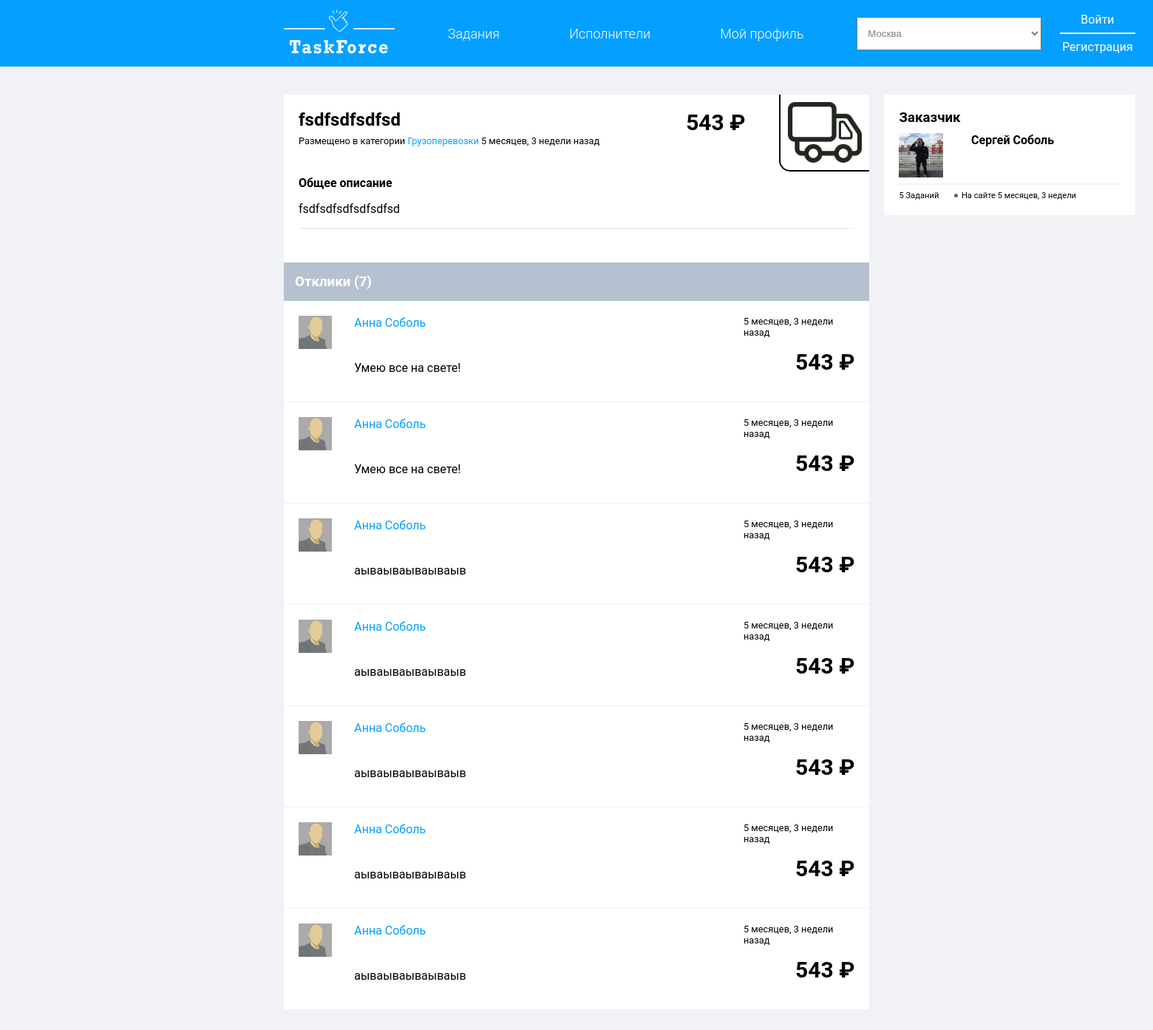
Page /tasks/7/ on the committed database.
### TaskForce/models.py (models this page shows, shortened)
class Task(models.Model):
    title = models.CharField(max_length=100, verbose_name='Заголовок')
    author = models.ForeignKey(User, on_delete=models.CASCADE, verbose_name='Автор', related_name='tasks')
    worker = models.OneToOneField(User, on_delete=models.SET_NULL, verbose_name='Исполнитель', blank=True, null=True,
                                  related_name='worker')
    desc = models.TextField('Описание')
    category = models.ForeignKey("Category", on_delete=models.CASCADE, verbose_name='Категория',
                                 related_name='task')
    cities = [
        ('moscow', 'Москва'),
        ("moscow_region", 'МО'),
        ('st-Petersburg', 'Санкт-Петербург'),
        ('krasnodar', 'Краснодар'),
        ('irkutsk', 'Иркутск'),
        ('vladivostok', 'Владивосток')
    ]
    statuses = [
        ('new', 'Новое'),
        ('canceled', 'Закрыто'),
        ('in_word', 'В работе'),
        ('completed', 'Выполнено'),
        ('failed', 'Провалено')
    ]
    status = models.CharField(max_length=100, verbose_name='Статус', choices=statuses, default='new')
    location = models.CharField(max_length=100, verbose_name='Локация', choices=cities)
    price = models.IntegerField('Бюджет', null=True, blank=True)
    created = models.DateTimeField('Дата создания', auto_now_add=True)
    period_of_execution = models.DateField('Срок исполнения')
    class Meta:
        verbose_name = 'Задание'
        verbose_name_plural = 'Задания'
        ordering = ['-created']

class Category(models.Model):
    name = models.CharField(max_length=100, unique=True)
    icon = models.ImageField('Заставка', upload_to='TaskForce/category_images/')
    def __str__(self):
        return self.name
    class Meta:
        verbose_name = 'Категория'
        verbose_name_plural = 'Категории'

class Application(models.Model):
    task = models.ForeignKey(Task, on_delete=models.CASCADE, related_name='applications')
    author = models.ForeignKey(User, on_delete=models.CASCADE, related_name='author')
    text = models.CharField(max_length=255, default='Я хочу выполнить задание!')
    price = models.IntegerField(blank=True, null=True, verbose_name='Цена')
    created = models.DateTimeField(auto_now_add=True)

class Profile(models.Model):
    user = models.OneToOneField(User, on_delete=models.CASCADE, related_name='profile')
    icon = models.ImageField('Иконка', upload_to='TaskForce/user_icons/',
                             default='TaskForce/user_icons/default_icon.jpg')
    is_customer = models.BooleanField('Заказчик', default=False)
    class Meta:
        verbose_name = 'Профиль'
        verbose_name_plural = 'Профили'

### TaskForce/views.py (the view, shortened to what this page needs)
# urls.py: path('tasks/<int:pk>/', ShowTask.as_view(), name='detail'),
class ShowTask(DetailView, FormView):
    model = Task
    template_name = 'TaskForce/detail.html'
    form_class = ApplicationForm
    def get_context_data(self, **kwargs):
        context = super().get_context_data(**kwargs)
        context['cities'] = Task.cities
        return context

### TaskForce/forms.py
class ApplicationForm(ModelForm):
    class Meta:
        model = Application
        fields = ('text', 'price')

### templates/TaskForce/detail.html (shortened to what this page needs)
{% extends 'TaskForce/layout.html' %}
{% load static %}
{% block cities %}
    {% for city in cities %}
        <option value="{{ city.0 }}">{{ city.1 }}</option>
    {% endfor %}
{% endblock %}
{% block content %}
    <section class="detail-task">
        <header class="detail-header">
            <h1 class="detail-title">{{ task.title }}</h1>
            <span class="detail-category">Размещено в категории <a href="{% url 'index' %}?category={{ task.category }}">
                {{ task.category }}</a>
                {{ task.created|timesince }} назад
            </span>
            <b class="detail-price">{{ task.price }} ₽</b>
            <img src="{{ task.category.icon.url }}" class="detail-category-icon">
        </header>
        <main>
            <b>Общее описание</b>
            <p>{{ task.desc }}</p>
        </main>
        <hr color="#f1f2f6">
    </section>
    <div class="answers-list">
            <header class="answers-header">
                <h3>Отклики ({{ task.applications.count }})</h3>
            </header>
            <main class="answers">
                {% for answer in task.applications.all %}
                    <section class="answer">
                        <img src="{{ answer.author.profile.icon.url }}" width="45">
                        <a>{{ answer.author.first_name }} {{ answer.author.last_name }}</a>
                        <b>{{ answer.price }} ₽</b>
                        <p>{{ answer.text }}</p>
                        <span>{{ answer.created|timesince }} назад</span>
                    </section>
                {% endfor %}
            </main>
        </div>
    <section class="author-block">
        <h3>Заказчик</h3>
        <article class="task-author-profile">
            <div class="photo-and-name">
                <img src="{{ task.author.profile.icon.url }}" width="60" height="60">
                <b>{{ task.author.first_name }} {{ task.author.last_name }}</b>
            </div>
            <hr color="#f1f2f6">
            <div class="tasks-and-regdate">
                <span>{{ task.author.tasks.count }} Заданий</span> <span>На сайте {{ task.author.date_joined|timesince }}</span>
            </div>
        </article>
    </section>
{% endblock %}

### TaskForce/static/TaskForce/css/main.css (style rules this page uses)
body { margin: 0; min-width: 1920px; font-family: "Roboto", sans-serif; background-color: #f1f2f6; }
a { color: white; text-decoration: none; }
.page-main section { background-color: white; padding: 20px; }
.main-content--header h1, h3 { margin: 0 0 10px 0; }
.page-main a { color: #05a0ff; }
.tasks-and-regdate { font-size: 70%; position: relative; display: flex; justify-content: space-between; width: 80%; }
.tasks-and-regdate span:first-child::after { position: absolute; left: 75px; top: 4px; content: ""; width: 5px; height: 5px; color: #333438; border-radius: 10px; background-color: #606060; }
.author-block { grid-column: 2/3; grid-row: 1/2; }
.photo-and-name { display: flex; align-items: flex-start; justify-content: space-between; width: 70%; }
.detail-header { display: grid; grid-template-columns: 0.8fr 0.2fr 0.2fr; grid-template-rows: 0.2fr 0.8fr; }
.detail-category-icon { width: 100px; grid-column: 3/4; grid-row: 1/3; justify-self: flex-end; border: 2px solid black; border-top: none; border-right: none; border-radius: 0 0 0 15px; padding: 10px; position: relative; bottom: 20px; left: 20px; }
.detail-category { grid-column: 1/2; font-size: 80%; }
.detail-price { grid-column: 2/3; grid-row: 1/2; align-self: flex-start; justify-self: center; font-size: 30px; }
.detail-title { margin: 0; }
.author-block { height: max-content; }
.answers-list .answers-header { background-color: #b6c1d0; color: white; padding: 15px; }
.answers-header h3 { margin: 0; }
.answer { display: grid; grid-template-columns: 0.1fr 0.7fr 0.2fr; border-bottom: 1px solid #f1f2f6; }
.answer a { grid-column: 2/3; }
.answer p { grid-column: 2/3; grid-row: 2/3; }
.answer span { grid-column: 3/4; grid-row: 1/2; font-size: 80%; justify-self: flex-end; }
.answer b { grid-column: 3/4; grid-row: 2/3; justify-self: flex-end; font-size: 30px; }

### rows in the picture
Task: title "fsdfsdfsdfsd", category "Грузоперевозки", created "5 месяцев, 3 недели", price "543", category.icon (picture), desc "fsdfsdfsdfsdfsdfsd", applications.count "7", author.profile.icon (picture), author.first_name "Сергей", author.last_name "Соболь", author.tasks.count "5", author.date_joined "5 месяцев, 3 недели"
Application: author.profile.icon (placeholder picture), author.first_name "Анна", author.last_name "Соболь", price "543", text "Умею все на свете!", created "5 месяцев, 3 недели"
Application: author.profile.icon (placeholder picture), author.first_name "Анна", author.last_name "Соболь", price "543", text "Умею все на свете!", created "5 месяцев, 3 недели"
Application: author.profile.icon (placeholder picture), author.first_name "Анна", author.last_name "Соболь", price "543", text "аываываываываыв", created "5 месяцев, 3 недели"
Application: author.profile.icon (placeholder picture), author.first_name "Анна", author.last_name "Соболь", price "543", text "аываываываываыв", created "5 месяцев, 3 недели"
Application: author.profile.icon (placeholder picture), author.first_name "Анна", author.last_name "Соболь", price "543", text "аываываываываыв", created "5 месяцев, 3 недели"
Application: author.profile.icon (placeholder picture), author.first_name "Анна", author.last_name "Соболь", price "543", text "аываываываываыв", created "5 месяцев, 3 недели"
Application: author.profile.icon (placeholder picture), author.first_name "Анна", author.last_name "Соболь", price "543", text "аываываываываыв", created "5 месяцев, 3 недели"

### other values in the picture
form field value "Москва"
